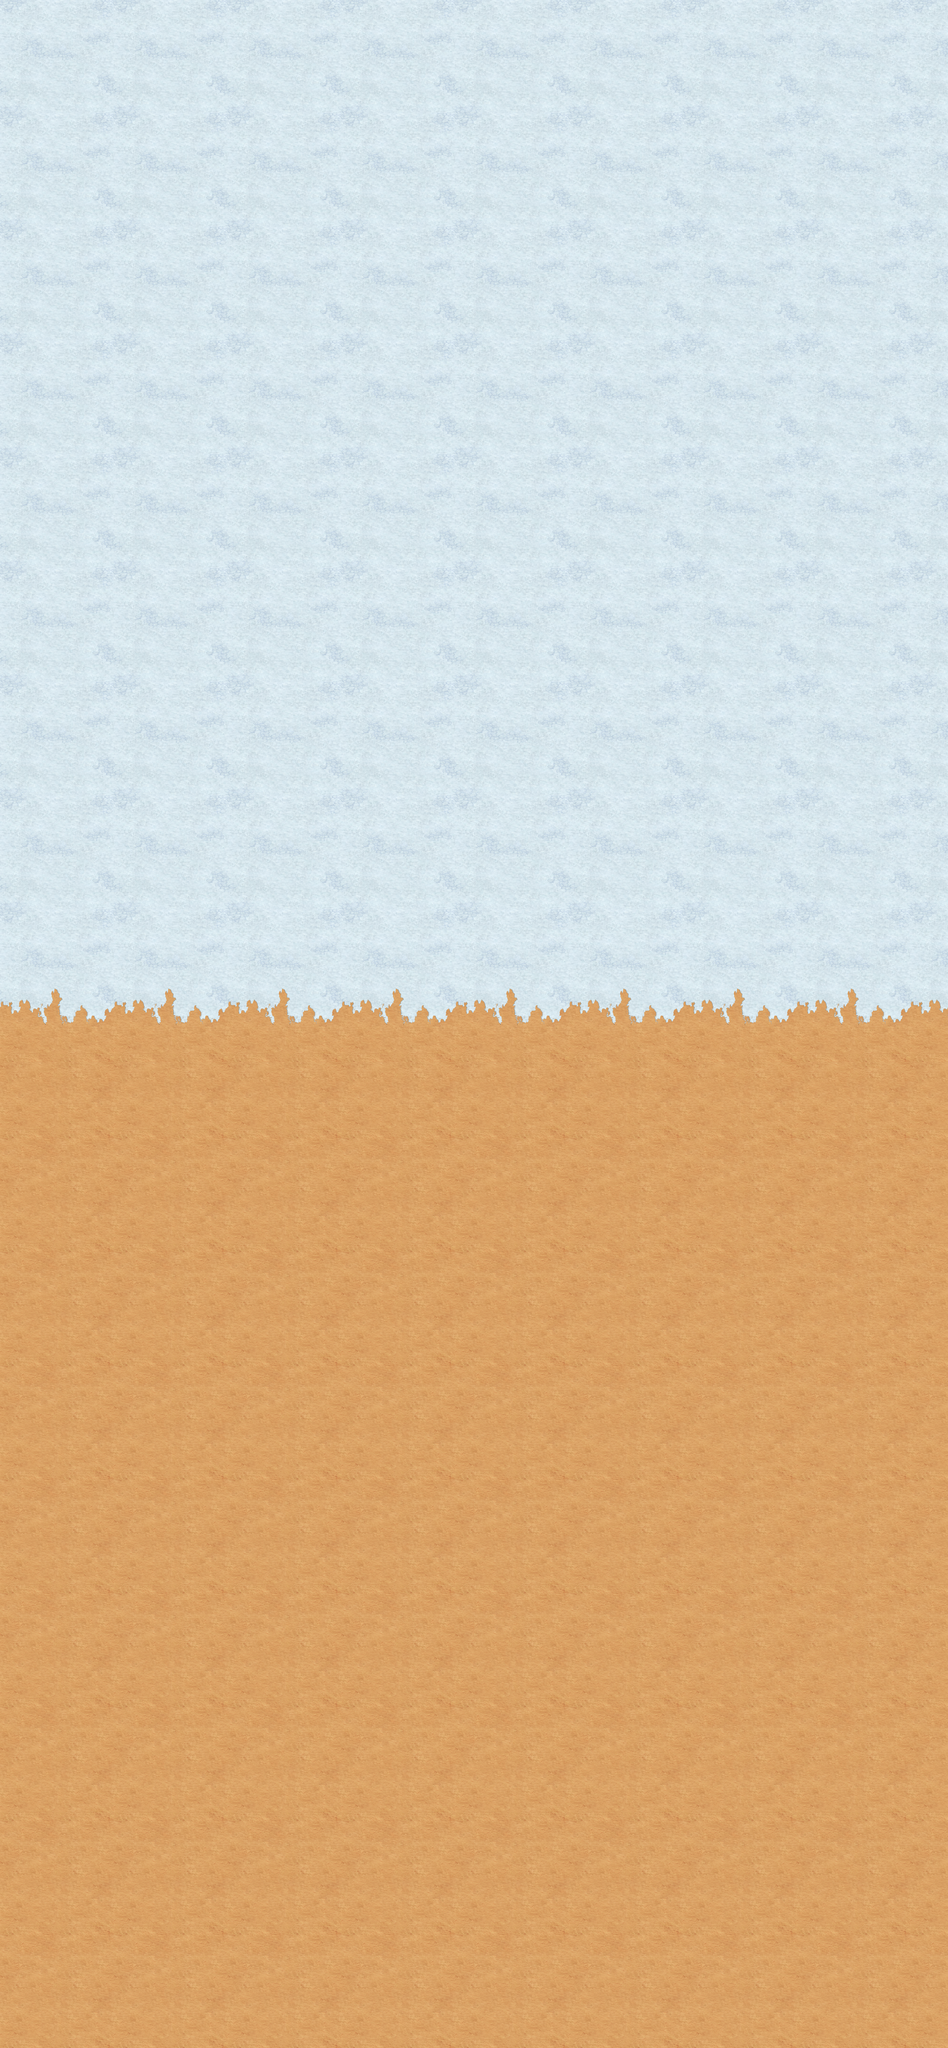

A 2D game scene composited from a Tiled map and its tileset images. What follows is a short description and the map's XML, with each tile layer's data collapsed to a summary:
An orthogonal 25x54 tile map with 160x160 px tiles, 2 tile layers (layer1, layer2).

<map version="1.0" orientation="orthogonal" width="25" height="54" tilewidth="160" tileheight="160">
 <tileset firstgid="1" name="terrain" tilewidth="160" tileheight="160">
  <image source="terrain.png" width="1440" height="1440" />
 </tileset>
 <layer name="layer1" width="25" height="54">
  <data>[1350 cells, 1350 non-empty, 18 distinct tile ids]</data>
 </layer>
 <layer name="layer2" width="25" height="54">
  <data>[1350 cells, 75 non-empty, 9 distinct tile ids]</data>
 </layer>
</map>
